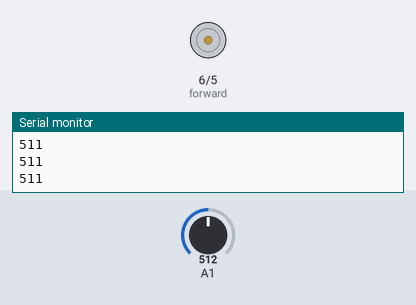
A sketch run on a simulated Arduino Uno, built with avr-gcc and run on an emulated ATmega328P. Shown: motor-driver pin pairs drawn as motors (green arrow = first pin HIGH = forward, orange = second pin HIGH = backward, longer = more drive), the last lines printed to the serial monitor. The inputs (shaded band) are chosen by the test bench; at power-on: A1 = 512.

Above: at 1.2 s.
1.3 s: A1 set to 390
At 2.5 s:
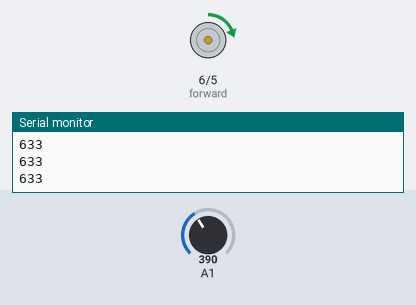
2.8 s: A1 set to 306
At 3.7 s:
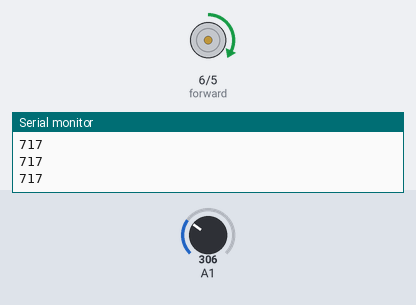
4.3 s: A1 set to 122
At 4.8 s:
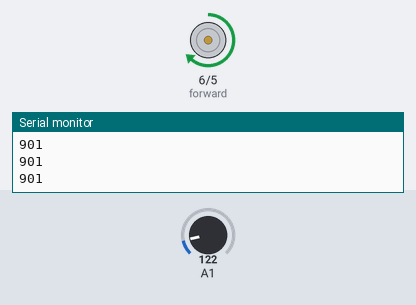
5.8 s: A1 set to 0
At 6.1 s:
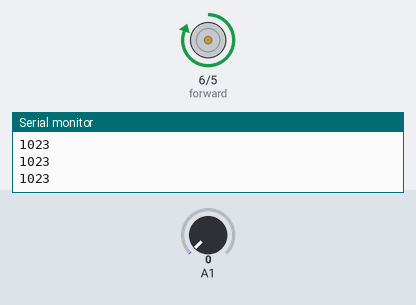
7.3 s: A1 set to 716
At 8.3 s:
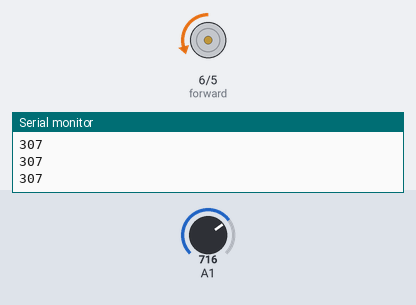
8.8 s: A1 set to 900
At 9.5 s:
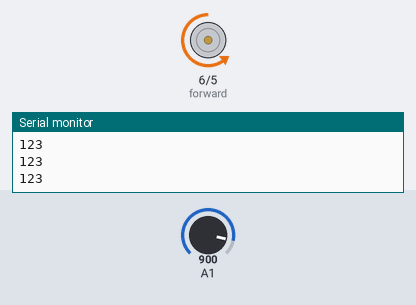
Timing chart, 0 to 11.3 s (numbered marks = the images above; inputs shaded):
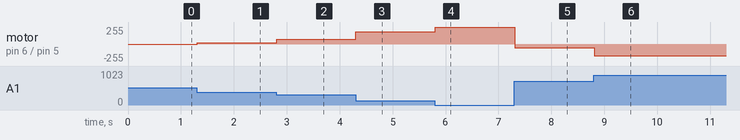

Measured:
- after the input at 1.3 s, motor on pin 6 (forward) / pin 5 (backward): stopped → forward 19/255 at once
- after the input at 2.8 s, motor on pin 6 (forward) / pin 5 (backward): forward 19/255 → forward 70/255 at once
- after the input at 4.3 s, motor on pin 6 (forward) / pin 5 (backward): forward 70/255 → forward 181/255 at once
- after the input at 5.8 s, motor on pin 6 (forward) / pin 5 (backward): forward 181/255 → forward 255/255 at once
- after the input at 7.3 s, motor on pin 6 (forward) / pin 5 (backward): forward 255/255 → backward 59/255 at once
- after the input at 8.8 s, motor on pin 6 (forward) / pin 5 (backward): backward 59/255 → backward 176/255 at once

The sketch:

Joystick.ino
```cpp
#define forward 6
#define backward 5

int y_value = 0;

int _speed = 0;

void setup() {

  Serial.begin(9600);
  pinMode(forward, OUTPUT);
  pinMode(backward, OUTPUT);

}

void loop() {

  y_value = 1023 - analogRead(A1);
  Serial.println(y_value);

  if (y_value > 600){
    _speed = map(y_value, 600, 1023, 0, 255);
    analogWrite(forward, _speed);
    digitalWrite(backward, LOW);

  } else if(y_value < 400){
    _speed = map(y_value, 400, 0, 0, 255);
    analogWrite(backward, _speed);
    digitalWrite(forward, LOW);

  }else{
    digitalWrite(forward, LOW);
    digitalWrite(backward, LOW);
  }

}
```
